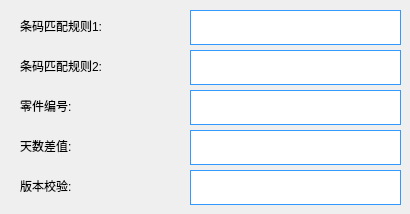
      <widget class="QWidget" name="page_16">
       <widget class="QLabel" name="label_variable_19">
        <property name="geometry">
         <rect>
          <x>20</x>
          <y>10</y>
          <width>161</width>
          <height>31</height>
         </rect>
        </property>
        <property name="styleSheet">
         <string notr="true">font: 14pt &quot;黑体&quot;;</string>
        </property>
        <property name="text">
         <string>条码匹配规则1:</string>
        </property>
       </widget>
       <widget class="QLabel" name="label_variable_20">
        <property name="geometry">
         <rect>
          <x>20</x>
          <y>50</y>
          <width>161</width>
          <height>31</height>
         </rect>
        </property>
        <property name="styleSheet">
         <string notr="true">font: 14pt &quot;黑体&quot;;</string>
        </property>
        <property name="text">
         <string>条码匹配规则2:</string>
        </property>
       </widget>
       <widget class="QLineEdit" name="lineEdit_regexp_VM1">
        <property name="geometry">
         <rect>
          <x>190</x>
          <y>10</y>
          <width>211</width>
          <height>35</height>
         </rect>
        </property>
        <property name="focusPolicy">
         <enum>Qt::ClickFocus</enum>
        </property>
        <property name="styleSheet">
         <string notr="true">font: 14pt &quot;黑体&quot;;
border-width:1px; 
border-style:solid; 
border-color:rgb(51, 153, 255); 
margin-top: 0ex;</string>
        </property>
        <property name="text">
         <string/>
        </property>
       </widget>
       <widget class="QLineEdit" name="lineEdit_regexp_VM2">
        <property name="geometry">
         <rect>
          <x>190</x>
          <y>50</y>
          <width>211</width>
          <height>35</height>
         </rect>
        </property>
        <property name="focusPolicy">
         <enum>Qt::ClickFocus</enum>
        </property>
        <property name="styleSheet">
         <string notr="true">font: 14pt &quot;黑体&quot;;
border-width:1px; 
border-style:solid; 
border-color:rgb(51, 153, 255); 
margin-top: 0ex;</string>
        </property>
        <property name="text">
         <string/>
        </property>
       </widget>
       <widget class="QLabel" name="label_variable_24">
        <property name="geometry">
         <rect>
          <x>20</x>
          <y>90</y>
          <width>161</width>
          <height>31</height>
         </rect>
        </property>
        <property name="styleSheet">
         <string notr="true">font: 14pt &quot;黑体&quot;;</string>
        </property>
        <property name="text">
         <string>零件编号:</string>
        </property>
       </widget>
       <widget class="QLabel" name="label_variable_25">
        <property name="geometry">
         <rect>
          <x>20</x>
          <y>130</y>
          <width>161</width>
          <height>31</height>
         </rect>
        </property>
        <property name="styleSheet">
         <string notr="true">font: 14pt &quot;黑体&quot;;</string>
        </property>
        <property name="text">
         <string>天数差值:</string>
        </property>
       </widget>
       <widget class="QLabel" name="label_variable_26">
        <property name="geometry">
         <rect>
          <x>20</x>
          <y>170</y>
          <width>161</width>
          <height>31</height>
         </rect>
        </property>
        <property name="styleSheet">
         <string notr="true">font: 14pt &quot;黑体&quot;;</string>
        </property>
        <property name="text">
         <string>版本校验:</string>
        </property>
       </widget>
       <widget class="QLineEdit" name="lineEdit_lingjian">
        <property name="geometry">
         <rect>
          <x>190</x>
          <y>90</y>
          <width>211</width>
          <height>35</height>
         </rect>
        </property>
        <property name="focusPolicy">
         <enum>Qt::ClickFocus</enum>
        </property>
        <property name="styleSheet">
         <string notr="true">font: 14pt &quot;黑体&quot;;
border-width:1px; 
border-style:solid; 
border-color:rgb(51, 153, 255); 
margin-top: 0ex;</string>
        </property>
        <property name="text">
         <string/>
        </property>
       </widget>
       <widget class="QLineEdit" name="lineEdit_dataDiff">
        <property name="geometry">
         <rect>
          <x>190</x>
          <y>130</y>
          <width>211</width>
          <height>35</height>
         </rect>
        </property>
        <property name="focusPolicy">
         <enum>Qt::ClickFocus</enum>
        </property>
        <property name="styleSheet">
         <string notr="true">font: 14pt &quot;黑体&quot;;
border-width:1px; 
border-style:solid; 
border-color:rgb(51, 153, 255); 
margin-top: 0ex;</string>
        </property>
        <property name="text">
         <string/>
        </property>
       </widget>
       <widget class="QLineEdit" name="lineEdit_VariantDiff">
        <property name="geometry">
         <rect>
          <x>190</x>
          <y>170</y>
          <width>211</width>
          <height>35</height>
         </rect>
        </property>
        <property name="focusPolicy">
         <enum>Qt::ClickFocus</enum>
        </property>
        <property name="styleSheet">
         <string notr="true">font: 14pt &quot;黑体&quot;;
border-width:1px; 
border-style:solid; 
border-color:rgb(51, 153, 255); 
margin-top: 0ex;</string>
        </property>
        <property name="text">
         <string/>
        </property>
       </widget>
      </widget>
